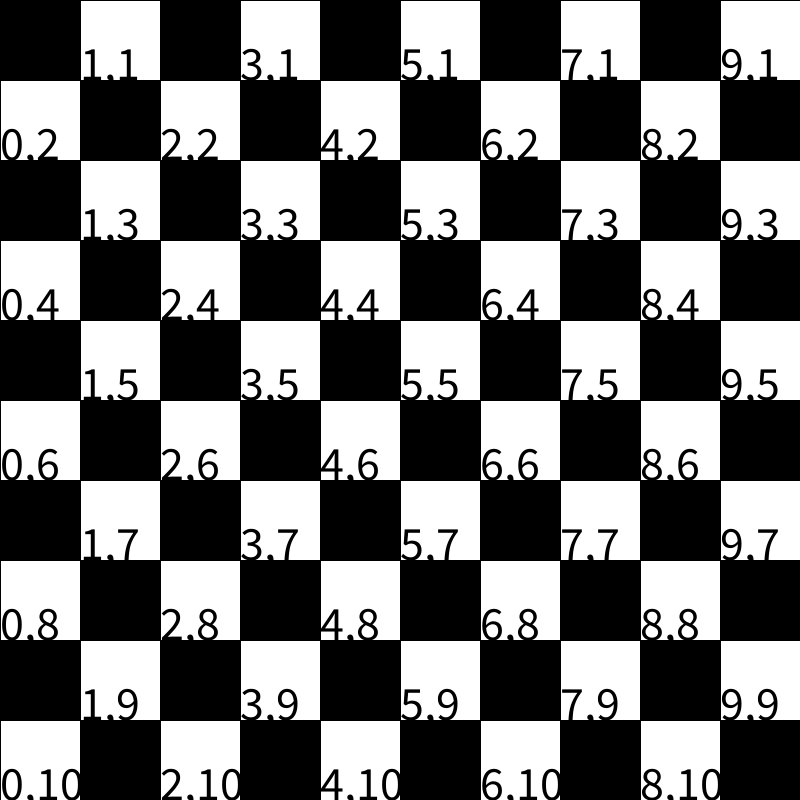
Frame 1 (no input)
Frame 60 (the mouse pressed at the canvas centre just before this capture): identical to frame 1, image omitted
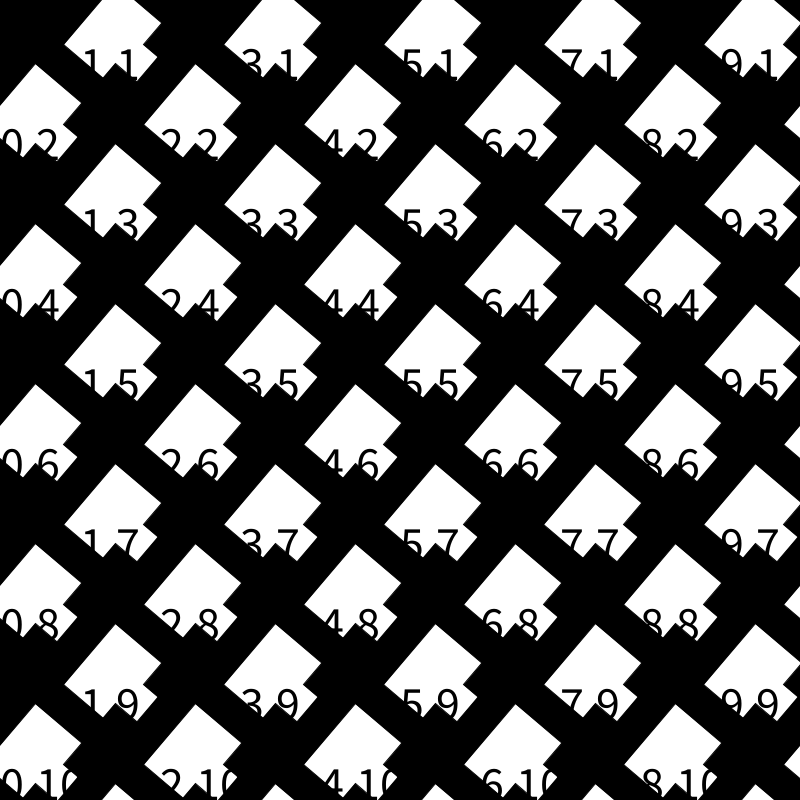
Frame 120 (the mouse held since frame 60 and released just before this capture)

The Processing sketch that drew these frames (run headless with seeded random() and noise(); from frame 60 on, the mouse is pressed at the canvas centre):

// Processing sketch: ejemploGrilla_funcionRetornaValorInteraccionR
// ── ejemploGrilla_funcionRetornaValorInteraccionR.pde
int columnas;
int filas;
int tamCelda;


void setup() {
  size(800, 800);
  columnas=10;
  filas=10;
  tamCelda=width/columnas;
  ellipseMode(CORNER);
  rectMode(CENTER);
  textSize(48);
}

void draw() {
  background(0);
  for (int i = 0; i<=columnas; i++) {
    for (int j = 0; j<=filas; j++) {
      fill(0);
      text(i+","+j, tamCelda*i, tamCelda*j);
      if (esPar(i, j) == true) {
        fill(0);
      } else {
        fill(255);
      }

      push();

      translate(
        tamCelda * i + tamCelda/2,
        tamCelda * j+ tamCelda/2
        );

      rotate(radians(mouseX));

      rect(0, 0, tamCelda, tamCelda);
      pop();
    }
  }
}

boolean esPar(int valor1, int valor2) {
  if ((valor1+valor2)%2==0) {

    return true;
  } else {
    return false;
  }
}
